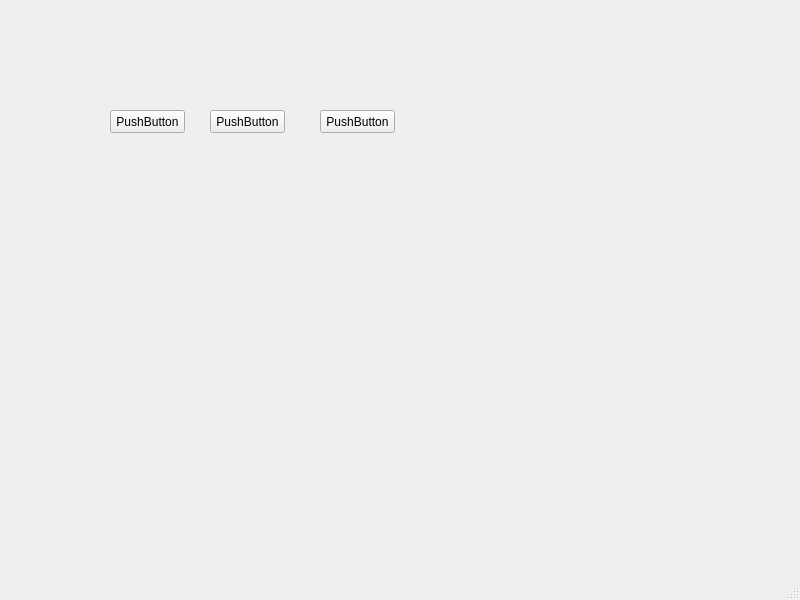
<?xml version="1.0" encoding="UTF-8"?>
<ui version="4.0">
 <class>MainWindow</class>
 <widget class="QMainWindow" name="MainWindow">
  <property name="geometry">
   <rect>
    <x>0</x>
    <y>0</y>
    <width>800</width>
    <height>600</height>
   </rect>
  </property>
  <property name="windowTitle">
   <string>MainWindow</string>
  </property>
  <widget class="QWidget" name="centralwidget">
   <widget class="QPushButton" name="pushButton">
    <property name="geometry">
     <rect>
      <x>110</x>
      <y>110</y>
      <width>75</width>
      <height>23</height>
     </rect>
    </property>
    <property name="text">
     <string>PushButton</string>
    </property>
   </widget>
   <widget class="QPushButton" name="pushButton_2">
    <property name="geometry">
     <rect>
      <x>210</x>
      <y>110</y>
      <width>75</width>
      <height>23</height>
     </rect>
    </property>
    <property name="text">
     <string>PushButton</string>
    </property>
   </widget>
   <widget class="QPushButton" name="pushButton_3">
    <property name="geometry">
     <rect>
      <x>320</x>
      <y>110</y>
      <width>75</width>
      <height>23</height>
     </rect>
    </property>
    <property name="text">
     <string>PushButton</string>
    </property>
   </widget>
  </widget>
  <widget class="QMenuBar" name="menubar">
   <property name="geometry">
    <rect>
     <x>0</x>
     <y>0</y>
     <width>800</width>
     <height>21</height>
    </rect>
   </property>
  </widget>
  <widget class="QStatusBar" name="statusbar"/>
 </widget>
 <resources/>
 <connections/>
</ui>
